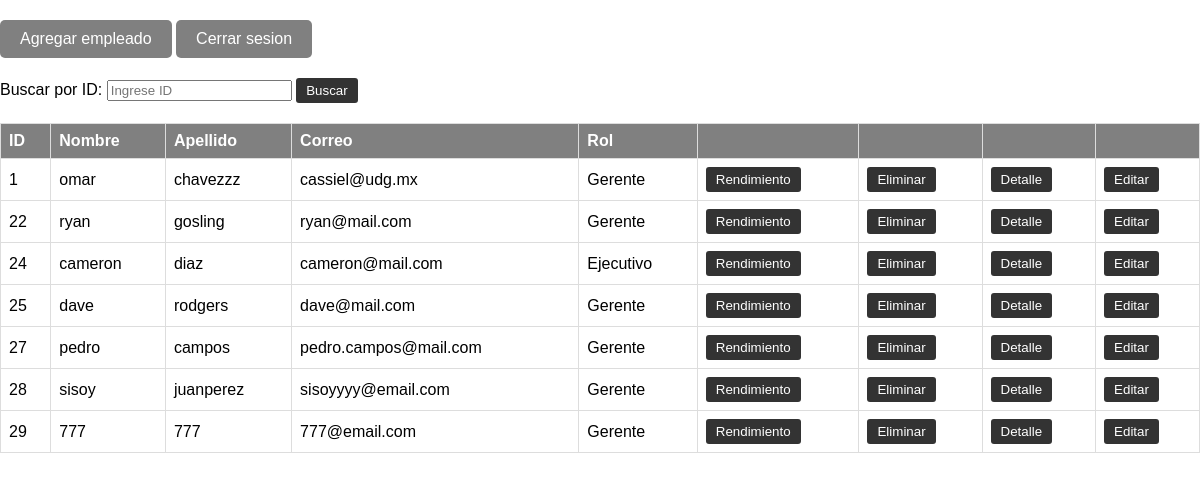
Screenshot of /empleados_lista.php (signed in) with the database file from the repository.
### tables this page shows
CREATE TABLE `empleados` (
  `id` int(11) NOT NULL,
  `nombre` varchar(128) NOT NULL,
  `apellidos` varchar(128) NOT NULL,
  `correo` varchar(128) NOT NULL,
  `pass` varchar(32) NOT NULL,
  `rol` int(1) NOT NULL,
  `archivo_n` varchar(255) NOT NULL,
  `archivo` varchar(128) NOT NULL,
  `status` int(1) NOT NULL DEFAULT 1,
  `eliminado` int(1) NOT NULL DEFAULT 0,
  `tareas_realizadas` int(1) NOT NULL,
  `horas_trabajadas` int(1) NOT NULL,
  `asistenciaPorcentaje` int(11) NOT NULL
);

### empleados_lista.php (the view, shortened to what this page needs)
<?php
    $con = conecta();
    $sql = "SELECT * FROM empleados
            WHERE status = 1 AND eliminado = 0";
    $res = $con->query($sql);
?>
<!DOCTYPE html>
<html lang="es">
<head>
</head>
<body>
    <a href="empleados_alta.php">Agregar empleado</a>
    <a href="Funciones/cerrarSesion.php">Cerrar sesion</a>
    <form id="formBusqueda" method="GET">
    <label for="idEmpleado">Buscar por ID:</label>
    <input type="text" id="idEmpleado" name="idEmpleado" placeholder="Ingrese ID">
    <button type="submit">Buscar</button>
</form>
    <table>
        <tr>
            <th>ID</th>
            <th>Nombre</th>
            <th>Apellido</th>
            <th>Correo</th>
            <th>Rol</th>
            <th></th>
            <th></th>
            <th></th>
            <th></th>
        </tr>
        <?php
            while($row = $res->fetch_array()) {
                $id = $row["id"];
                $nombre = $row["nombre"];
                $apellidos = $row["apellidos"];
                $correo = $row["correo"];
                $rol = $row["rol"] == '1' ? 'Gerente' : 'Ejecutivo';
                echo "<tr data-id='$id'>";
                echo "<td>$id</td>";
                echo "<td>$nombre</td>";
                echo "<td>$apellidos</td>";
                echo "<td>$correo</td>";
                echo "<td>$rol</td>";
                echo "<td><button onclick=\"rendimiento($id);\">Rendimiento</button></td>";
                echo "<td><button onclick=\"enviaAjax($id);\">Eliminar</button></td>";
                echo "<td><button onclick=\"verDetalle($id);\">Detalle</button></td>";
                echo "<td><button onclick=\"editar($id);\">Editar</button></td>";
                echo "</tr>";
            }
        ?>
    </table>
</body>
</html>

### empleados_lista.php (style rules this page uses)
body { font-family: Arial, sans-serif; background-color: white; margin: 0; padding: 0; }
a { text-decoration: none; color: white; background-color: gray; text-align: center; padding: 10px 20px; border-radius: 5px; display: inline-block; margin: 20px auto; }
table { width: 100%; border-collapse: collapse; margin-top: 20px; }
th, td { border: 1px solid #ddd; padding: 8px; text-align: left; }
th { background-color: gray; color:white }
button { background-color: #333; color: white; border: none; padding: 5px 10px; border-radius: 3px; cursor: pointer; }

### rows the page displays
empleados: id "1", nombre "omar", apellidos "chavezzz", correo "cassiel@udg.mx", rol "Gerente"
empleados: id "22", nombre "ryan", apellidos "gosling", correo "ryan@mail.com", rol "Gerente"
empleados: id "24", nombre "cameron", apellidos "diaz", correo "cameron@mail.com", rol "Ejecutivo"
empleados: id "25", nombre "dave", apellidos "rodgers", correo "dave@mail.com", rol "Gerente"
empleados: id "27", nombre "pedro", apellidos "campos", correo "pedro.campos@mail.com", rol "Gerente"
empleados: id "28", nombre "sisoy", apellidos "juanperez", correo "sisoyyyy@email.com", rol "Gerente"
empleados: id "29", nombre "777", apellidos "777", correo "777@email.com", rol "Gerente"
